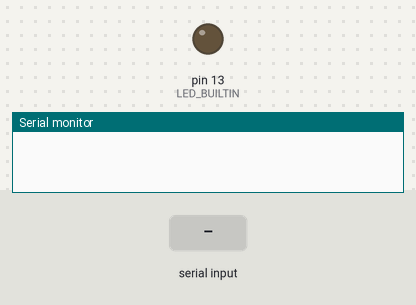
The sketch below on a simulated Arduino Nano, built with avr-gcc and run on an emulated ATmega328P. Parts: output pins drawn as LEDs (lit = HIGH), the last lines printed to the serial monitor. Inputs (shaded band) come from the test bench.

Above: at 1.2 s.
1.3 s: "x" received over the second serial link
At 2.1 s:
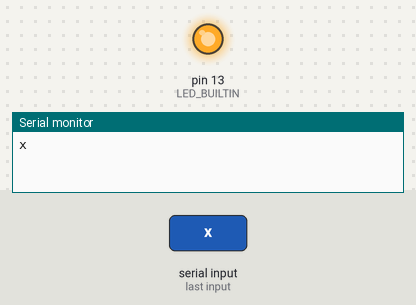
2.8 s: "1" received over the second serial link
Timing chart, 0 to 5.8 s (numbered marks = the images above; inputs shaded):
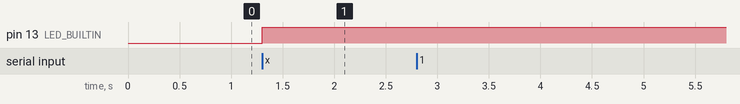

The sketch:

nano_softserial.ino
```cpp
#include <SoftwareSerial.h>

#define SOFTWARE_RX     10
#define SOFTWARE_TX     11

SoftwareSerial softPort(SOFTWARE_RX, SOFTWARE_TX);

volatile char proxy = 'z';
volatile char cmd = 'z';


void setup () {
    Serial.begin(57600);
    softPort.begin(9600);
    pinMode(LED_BUILTIN, OUTPUT);
}
//////
// Sending an x character to the nano over
// Serial will proxy it to the ESP32 over SoftSerial
// which will reflect it back to the Nano
// and will turn on the built-in LED. Proof of
// concept round trip
//////
void loop () {
    if (Serial.available() > 0) {
        proxy = Serial.read();
        softPort.print(proxy);
    }
    if (softPort.available() > 0) {
        cmd = softPort.read();
    }
    if (cmd != 'z') {
        Serial.println(cmd);
    }
    if (cmd == 'x') {
        digitalWrite(LED_BUILTIN, HIGH);
    }
    cmd = 'z';
}
```

Measured:
- after the input at 1.3 s, pin 13 (LED_BUILTIN): LOW → HIGH at once
